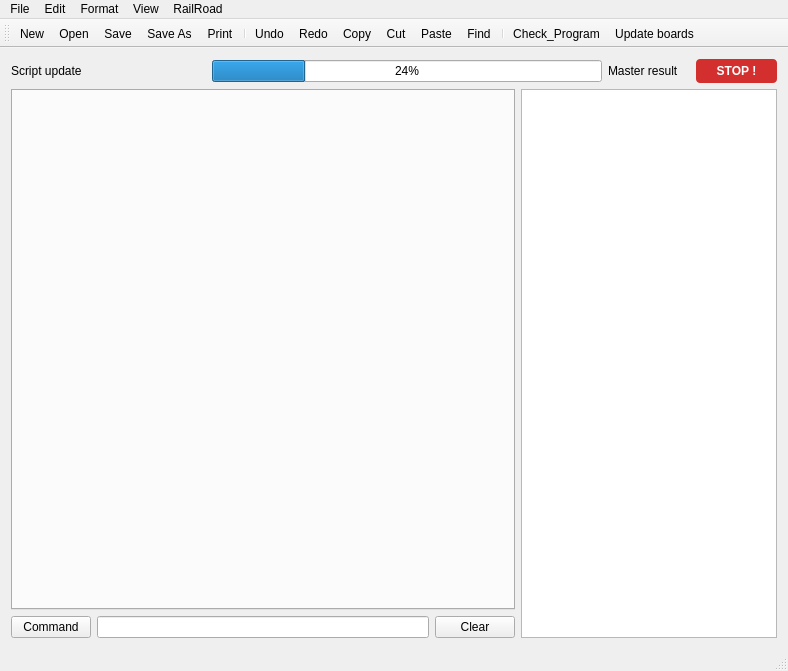
<?xml version="1.0" encoding="UTF-8"?>
<ui version="4.0">
 <class>ScribeMainWindow</class>
 <widget class="QMainWindow" name="ScribeMainWindow">
  <property name="geometry">
   <rect>
    <x>0</x>
    <y>0</y>
    <width>788</width>
    <height>671</height>
   </rect>
  </property>
  <property name="minimumSize">
   <size>
    <width>530</width>
    <height>230</height>
   </size>
  </property>
  <property name="windowTitle">
   <string>ScribeMainWindow</string>
  </property>
  <widget class="QWidget" name="centralWidget">
   <layout class="QGridLayout" name="gridLayout">
    <item row="0" column="3" colspan="6">
     <widget class="QProgressBar" name="sendProgressBar">
      <property name="value">
       <number>24</number>
      </property>
     </widget>
    </item>
    <item row="1" column="0" colspan="8">
     <widget class="TabbedEditor" name="tabWidget">
      <property name="minimumSize">
       <size>
        <width>0</width>
        <height>0</height>
       </size>
      </property>
      <property name="currentIndex">
       <number>-1</number>
      </property>
     </widget>
    </item>
    <item row="1" column="8" rowspan="2" colspan="3">
     <widget class="QPlainTextEdit" name="CommandResult">
      <property name="enabled">
       <bool>true</bool>
      </property>
      <property name="font">
       <font>
        <pointsize>7</pointsize>
       </font>
      </property>
      <property name="readOnly">
       <bool>true</bool>
      </property>
     </widget>
    </item>
    <item row="0" column="9">
     <widget class="QLabel" name="label">
      <property name="text">
       <string>Master result</string>
      </property>
     </widget>
    </item>
    <item row="0" column="10">
     <widget class="QPushButton" name="stopTransmissionButton">
      <property name="styleSheet">
       <string notr="true">QPushButton {
    background-color: #d32f2f;   /* rouge vif */
    color: white;
    border-radius: 4px;
    padding: 5px;
    font-weight: bold;
}
QPushButton:hover {
    background-color: #b71c1c;
}
QPushButton:pressed {
    background-color: #f44336;
}</string>
      </property>
      <property name="text">
       <string>STOP !</string>
      </property>
     </widget>
    </item>
    <item row="0" column="0" colspan="3">
     <widget class="QLabel" name="label_2">
      <property name="text">
       <string>Script update</string>
      </property>
     </widget>
    </item>
    <item row="2" column="7">
     <widget class="QPushButton" name="clearCommandButton">
      <property name="text">
       <string>Clear</string>
      </property>
     </widget>
    </item>
    <item row="2" column="0">
     <widget class="QPushButton" name="sendAgainButton">
      <property name="sizePolicy">
       <sizepolicy hsizetype="Fixed" vsizetype="Fixed">
        <horstretch>0</horstretch>
        <verstretch>0</verstretch>
       </sizepolicy>
      </property>
      <property name="text">
       <string>Command</string>
      </property>
     </widget>
    </item>
    <item row="2" column="1" colspan="6">
     <widget class="QLineEdit" name="simpleCommand">
      <property name="enabled">
       <bool>true</bool>
      </property>
      <property name="text">
       <string/>
      </property>
      <property name="readOnly">
       <bool>false</bool>
      </property>
     </widget>
    </item>
   </layout>
  </widget>
  <widget class="QMenuBar" name="menuBar">
   <property name="geometry">
    <rect>
     <x>0</x>
     <y>0</y>
     <width>788</width>
     <height>22</height>
    </rect>
   </property>
   <widget class="QMenu" name="menuFile">
    <property name="title">
     <string>File</string>
    </property>
    <addaction name="actionNew"/>
    <addaction name="actionOpen"/>
    <addaction name="actionSave"/>
    <addaction name="actionSave_As"/>
    <addaction name="separator"/>
    <addaction name="actionPrint"/>
    <addaction name="separator"/>
    <addaction name="actionExit"/>
   </widget>
   <widget class="QMenu" name="menuEdit">
    <property name="title">
     <string>Edit</string>
    </property>
    <addaction name="actionUndo"/>
    <addaction name="actionRedo"/>
    <addaction name="separator"/>
    <addaction name="actionCut"/>
    <addaction name="actionCopy"/>
    <addaction name="actionPaste"/>
    <addaction name="separator"/>
    <addaction name="actionFind"/>
    <addaction name="actionReplace"/>
    <addaction name="actionGo_To"/>
    <addaction name="separator"/>
    <addaction name="actionSelect_All"/>
    <addaction name="actionTime_Date"/>
   </widget>
   <widget class="QMenu" name="menuFormat">
    <property name="title">
     <string>Format</string>
    </property>
    <widget class="QMenu" name="menuLanguage">
     <property name="title">
      <string>Language</string>
     </property>
     <addaction name="actionC_Lang"/>
     <addaction name="actionCPP_Lang"/>
     <addaction name="actionJava_Lang"/>
     <addaction name="actionPython_Lang"/>
     <addaction name="actionParser_Lang"/>
    </widget>
    <addaction name="actionFont"/>
    <addaction name="menuLanguage"/>
    <addaction name="actionAuto_Indent"/>
    <addaction name="actionWord_Wrap"/>
   </widget>
   <widget class="QMenu" name="menuView">
    <property name="title">
     <string>View</string>
    </property>
    <addaction name="actionStatus_Bar"/>
    <addaction name="actionTool_Bar"/>
   </widget>
   <widget class="QMenu" name="menuRailRoad">
    <property name="title">
     <string>RailRoad</string>
    </property>
    <addaction name="actionSelect_Port_Com"/>
    <addaction name="actionCheck_Program"/>
    <addaction name="actionUpdate"/>
   </widget>
   <addaction name="menuFile"/>
   <addaction name="menuEdit"/>
   <addaction name="menuFormat"/>
   <addaction name="menuView"/>
   <addaction name="menuRailRoad"/>
  </widget>
  <widget class="QToolBar" name="mainToolBar">
   <attribute name="toolBarArea">
    <enum>TopToolBarArea</enum>
   </attribute>
   <attribute name="toolBarBreak">
    <bool>false</bool>
   </attribute>
   <addaction name="actionNew"/>
   <addaction name="actionOpen"/>
   <addaction name="actionSave"/>
   <addaction name="actionSave_As"/>
   <addaction name="actionPrint"/>
   <addaction name="separator"/>
   <addaction name="actionUndo"/>
   <addaction name="actionRedo"/>
   <addaction name="actionCopy"/>
   <addaction name="actionCut"/>
   <addaction name="actionPaste"/>
   <addaction name="actionFind"/>
   <addaction name="separator"/>
   <addaction name="actionCheck_Program"/>
   <addaction name="actionUpdate"/>
  </widget>
  <widget class="QStatusBar" name="statusBar">
   <property name="enabled">
    <bool>true</bool>
   </property>
  </widget>
  <action name="actionNew">
   <property name="icon">
    <iconset>
     <normalon>:/icons/res/icons/new.bmp</normalon>
    </iconset>
   </property>
   <property name="text">
    <string>New</string>
   </property>
   <property name="shortcut">
    <string>Ctrl+N</string>
   </property>
  </action>
  <action name="actionOpen">
   <property name="icon">
    <iconset>
     <normalon>:/icons/res/icons/folder.bmp</normalon>
    </iconset>
   </property>
   <property name="text">
    <string>Open</string>
   </property>
   <property name="shortcut">
    <string>Ctrl+O</string>
   </property>
  </action>
  <action name="actionSave">
   <property name="icon">
    <iconset>
     <normalon>:/icons/res/icons/save.bmp</normalon>
    </iconset>
   </property>
   <property name="text">
    <string>Save</string>
   </property>
   <property name="shortcut">
    <string>Ctrl+S</string>
   </property>
  </action>
  <action name="actionSave_As">
   <property name="icon">
    <iconset>
     <normalon>:/icons/res/icons/save-as.bmp</normalon>
    </iconset>
   </property>
   <property name="text">
    <string>Save As</string>
   </property>
   <property name="shortcut">
    <string>Ctrl+Shift+S</string>
   </property>
  </action>
  <action name="actionPrint">
   <property name="icon">
    <iconset>
     <normalon>:/icons/res/icons/printer.bmp</normalon>
    </iconset>
   </property>
   <property name="text">
    <string>Print...</string>
   </property>
   <property name="shortcut">
    <string>Ctrl+P</string>
   </property>
  </action>
  <action name="actionExit">
   <property name="text">
    <string>Exit</string>
   </property>
  </action>
  <action name="actionUndo">
   <property name="icon">
    <iconset>
     <normalon>:/icons/res/icons/undo.bmp</normalon>
    </iconset>
   </property>
   <property name="text">
    <string>Undo</string>
   </property>
   <property name="shortcut">
    <string>Ctrl+Z</string>
   </property>
  </action>
  <action name="actionCut">
   <property name="icon">
    <iconset>
     <normalon>:/icons/res/icons/cut.bmp</normalon>
    </iconset>
   </property>
   <property name="text">
    <string>Cut</string>
   </property>
   <property name="shortcut">
    <string>Ctrl+X</string>
   </property>
  </action>
  <action name="actionCopy">
   <property name="icon">
    <iconset>
     <normalon>:/icons/res/icons/copy.bmp</normalon>
    </iconset>
   </property>
   <property name="text">
    <string>Copy</string>
   </property>
   <property name="shortcut">
    <string>Ctrl+C</string>
   </property>
  </action>
  <action name="actionPaste">
   <property name="icon">
    <iconset>
     <normalon>:/icons/res/icons/paste.bmp</normalon>
    </iconset>
   </property>
   <property name="text">
    <string>Paste</string>
   </property>
   <property name="shortcut">
    <string>Ctrl+V</string>
   </property>
  </action>
  <action name="actionFind">
   <property name="icon">
    <iconset>
     <normalon>:/icons/res/icons/search.bmp</normalon>
    </iconset>
   </property>
   <property name="text">
    <string>Find...</string>
   </property>
   <property name="shortcut">
    <string>Ctrl+F</string>
   </property>
  </action>
  <action name="actionReplace">
   <property name="text">
    <string>Replace...</string>
   </property>
   <property name="shortcut">
    <string>Ctrl+H</string>
   </property>
  </action>
  <action name="actionGo_To">
   <property name="text">
    <string>Go To...</string>
   </property>
   <property name="shortcut">
    <string>Ctrl+G</string>
   </property>
  </action>
  <action name="actionSelect_All">
   <property name="text">
    <string>Select All</string>
   </property>
   <property name="shortcut">
    <string>Ctrl+A</string>
   </property>
  </action>
  <action name="actionTime_Date">
   <property name="text">
    <string>Time/Date</string>
   </property>
   <property name="shortcut">
    <string>F5</string>
   </property>
  </action>
  <action name="actionFont">
   <property name="text">
    <string>Font...</string>
   </property>
  </action>
  <action name="actionStatus_Bar">
   <property name="checkable">
    <bool>true</bool>
   </property>
   <property name="checked">
    <bool>true</bool>
   </property>
   <property name="enabled">
    <bool>true</bool>
   </property>
   <property name="text">
    <string>Status Bar</string>
   </property>
  </action>
  <action name="actionRedo">
   <property name="icon">
    <iconset>
     <normalon>:/icons/res/icons/redo.bmp</normalon>
    </iconset>
   </property>
   <property name="text">
    <string>Redo</string>
   </property>
   <property name="shortcut">
    <string>Ctrl+Y</string>
   </property>
  </action>
  <action name="actionAuto_Indent">
   <property name="checkable">
    <bool>true</bool>
   </property>
   <property name="checked">
    <bool>true</bool>
   </property>
   <property name="text">
    <string>Auto Indent</string>
   </property>
  </action>
  <action name="actionWord_Wrap">
   <property name="checkable">
    <bool>true</bool>
   </property>
   <property name="text">
    <string>Word Wrap</string>
   </property>
  </action>
  <action name="actionC_Lang">
   <property name="checkable">
    <bool>true</bool>
   </property>
   <property name="text">
    <string>C</string>
   </property>
  </action>
  <action name="actionCPP_Lang">
   <property name="checkable">
    <bool>true</bool>
   </property>
   <property name="text">
    <string>C++</string>
   </property>
  </action>
  <action name="actionJava_Lang">
   <property name="checkable">
    <bool>true</bool>
   </property>
   <property name="text">
    <string>Java</string>
   </property>
  </action>
  <action name="actionPython_Lang">
   <property name="checkable">
    <bool>true</bool>
   </property>
   <property name="text">
    <string>Python</string>
   </property>
  </action>
  <action name="actionTool_Bar">
   <property name="checkable">
    <bool>true</bool>
   </property>
   <property name="checked">
    <bool>true</bool>
   </property>
   <property name="text">
    <string>Tool Bar</string>
   </property>
  </action>
  <action name="actionConnect">
   <property name="text">
    <string>Connect</string>
   </property>
  </action>
  <action name="actionUpdate">
   <property name="icon">
    <iconset resource="../resources.qrc">
     <normaloff>:/icons/res/icons/load.bmp</normaloff>:/icons/res/icons/load.bmp</iconset>
   </property>
   <property name="text">
    <string>Update boards</string>
   </property>
   <property name="menuRole">
    <enum>QAction::MenuRole::TextHeuristicRole</enum>
   </property>
  </action>
  <action name="actionSelect_Port_Com">
   <property name="text">
    <string>Select Port Com</string>
   </property>
  </action>
  <action name="actionCheck_Program">
   <property name="icon">
    <iconset resource="../resources.qrc">
     <normaloff>:/icons/res/icons/check.bmp</normaloff>:/icons/res/icons/check.bmp</iconset>
   </property>
   <property name="text">
    <string>Check_Program</string>
   </property>
   <property name="menuRole">
    <enum>QAction::MenuRole::NoRole</enum>
   </property>
  </action>
  <action name="actionParser_Lang">
   <property name="text">
    <string>Rail</string>
   </property>
  </action>
 </widget>
 <layoutdefault spacing="6" margin="11"/>
 <customwidgets>
  <customwidget>
   <class>TabbedEditor</class>
   <extends>QTabWidget</extends>
   <header>tabbededitor.h</header>
   <container>1</container>
  </customwidget>
 </customwidgets>
 <resources>
  <include location="../resources.qrc"/>
 </resources>
 <connections/>
</ui>
